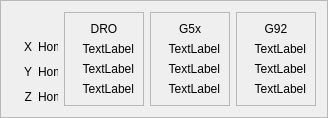
     <widget class="QFrame" name="frame_5">
      <property name="minimumSize">
       <size>
        <width>200</width>
        <height>0</height>
       </size>
      </property>
      <property name="frameShape">
       <enum>QFrame::StyledPanel</enum>
      </property>
      <property name="frameShadow">
       <enum>QFrame::Raised</enum>
      </property>
      <layout class="QGridLayout" name="gridLayout_4">
       <item row="1" column="0">
        <widget class="QLabel" name="label">
         <property name="minimumSize">
          <size>
           <width>0</width>
           <height>0</height>
          </size>
         </property>
         <property name="maximumSize">
          <size>
           <width>25</width>
           <height>16777215</height>
          </size>
         </property>
         <property name="text">
          <string>X</string>
         </property>
         <property name="alignment">
          <set>Qt::AlignRight|Qt::AlignTrailing|Qt::AlignVCenter</set>
         </property>
        </widget>
       </item>
       <item row="0" column="4" rowspan="4">
        <widget class="QFrame" name="frame_12">
         <property name="frameShape">
          <enum>QFrame::StyledPanel</enum>
         </property>
         <property name="frameShadow">
          <enum>QFrame::Raised</enum>
         </property>
         <layout class="QGridLayout" name="gridLayout_18">
          <item row="1" column="0">
           <widget class="QLabel" name="g92_lb_x">
            <property name="minimumSize">
             <size>
              <width>60</width>
              <height>0</height>
             </size>
            </property>
            <property name="text">
             <string>TextLabel</string>
            </property>
            <property name="alignment">
             <set>Qt::AlignRight|Qt::AlignTrailing|Qt::AlignVCenter</set>
            </property>
           </widget>
          </item>
          <item row="0" column="0">
           <widget class="QLabel" name="label_6">
            <property name="text">
             <string>G92</string>
            </property>
            <property name="alignment">
             <set>Qt::AlignCenter</set>
            </property>
           </widget>
          </item>
          <item row="2" column="0">
           <widget class="QLabel" name="g92_lb_y">
            <property name="minimumSize">
             <size>
              <width>60</width>
              <height>0</height>
             </size>
            </property>
            <property name="text">
             <string>TextLabel</string>
            </property>
            <property name="alignment">
             <set>Qt::AlignRight|Qt::AlignTrailing|Qt::AlignVCenter</set>
            </property>
           </widget>
          </item>
          <item row="3" column="0">
           <widget class="QLabel" name="g92_lb_z">
            <property name="minimumSize">
             <size>
              <width>60</width>
              <height>0</height>
             </size>
            </property>
            <property name="text">
             <string>TextLabel</string>
            </property>
            <property name="alignment">
             <set>Qt::AlignRight|Qt::AlignTrailing|Qt::AlignVCenter</set>
            </property>
           </widget>
          </item>
         </layout>
        </widget>
       </item>
       <item row="0" column="3" rowspan="4">
        <widget class="QFrame" name="frame_11">
         <property name="frameShape">
          <enum>QFrame::StyledPanel</enum>
         </property>
         <property name="frameShadow">
          <enum>QFrame::Raised</enum>
         </property>
         <layout class="QGridLayout" name="gridLayout_17">
          <item row="1" column="0">
           <widget class="QLabel" name="g5x_lb_x">
            <property name="minimumSize">
             <size>
              <width>60</width>
              <height>0</height>
             </size>
            </property>
            <property name="text">
             <string>TextLabel</string>
            </property>
            <property name="alignment">
             <set>Qt::AlignRight|Qt::AlignTrailing|Qt::AlignVCenter</set>
            </property>
           </widget>
          </item>
          <item row="0" column="0">
           <widget class="QLabel" name="label_5">
            <property name="text">
             <string>G5x</string>
            </property>
            <property name="alignment">
             <set>Qt::AlignCenter</set>
            </property>
           </widget>
          </item>
          <item row="2" column="0">
           <widget class="QLabel" name="g5x_lb_y">
            <property name="minimumSize">
             <size>
              <width>60</width>
              <height>0</height>
             </size>
            </property>
            <property name="text">
             <string>TextLabel</string>
            </property>
            <property name="alignment">
             <set>Qt::AlignRight|Qt::AlignTrailing|Qt::AlignVCenter</set>
            </property>
           </widget>
          </item>
          <item row="3" column="0">
           <widget class="QLabel" name="g5x_lb_z">
            <property name="minimumSize">
             <size>
              <width>60</width>
              <height>0</height>
             </size>
            </property>
            <property name="text">
             <string>TextLabel</string>
            </property>
            <property name="alignment">
             <set>Qt::AlignRight|Qt::AlignTrailing|Qt::AlignVCenter</set>
            </property>
           </widget>
          </item>
         </layout>
        </widget>
       </item>
       <item row="0" column="2" rowspan="4">
        <widget class="QFrame" name="frame_10">
         <property name="frameShape">
          <enum>QFrame::StyledPanel</enum>
         </property>
         <property name="frameShadow">
          <enum>QFrame::Raised</enum>
         </property>
         <layout class="QGridLayout" name="gridLayout_16">
          <item row="0" column="0">
           <widget class="QLabel" name="label_4">
            <property name="text">
             <string>DRO</string>
            </property>
            <property name="alignment">
             <set>Qt::AlignCenter</set>
            </property>
           </widget>
          </item>
          <item row="2" column="0">
           <widget class="QLabel" name="dro_lb_y">
            <property name="minimumSize">
             <size>
              <width>60</width>
              <height>0</height>
             </size>
            </property>
            <property name="text">
             <string>TextLabel</string>
            </property>
            <property name="alignment">
             <set>Qt::AlignRight|Qt::AlignTrailing|Qt::AlignVCenter</set>
            </property>
           </widget>
          </item>
          <item row="1" column="0">
           <widget class="QLabel" name="dro_lb_x">
            <property name="minimumSize">
             <size>
              <width>60</width>
              <height>0</height>
             </size>
            </property>
            <property name="text">
             <string>TextLabel</string>
            </property>
            <property name="alignment">
             <set>Qt::AlignRight|Qt::AlignTrailing|Qt::AlignVCenter</set>
            </property>
           </widget>
          </item>
          <item row="3" column="0">
           <widget class="QLabel" name="dro_lb_z">
            <property name="minimumSize">
             <size>
              <width>60</width>
              <height>0</height>
             </size>
            </property>
            <property name="text">
             <string>TextLabel</string>
            </property>
            <property name="alignment">
             <set>Qt::AlignRight|Qt::AlignTrailing|Qt::AlignVCenter</set>
            </property>
           </widget>
          </item>
         </layout>
        </widget>
       </item>
       <item row="3" column="0">
        <widget class="QLabel" name="label_3">
         <property name="minimumSize">
          <size>
           <width>20</width>
           <height>0</height>
          </size>
         </property>
         <property name="text">
          <string>Z</string>
         </property>
         <property name="alignment">
          <set>Qt::AlignRight|Qt::AlignTrailing|Qt::AlignVCenter</set>
         </property>
        </widget>
       </item>
       <item row="2" column="0">
        <widget class="QLabel" name="label_2">
         <property name="minimumSize">
          <size>
           <width>20</width>
           <height>0</height>
          </size>
         </property>
         <property name="text">
          <string>Y</string>
         </property>
         <property name="alignment">
          <set>Qt::AlignRight|Qt::AlignTrailing|Qt::AlignVCenter</set>
         </property>
        </widget>
       </item>
       <item row="1" column="1">
        <widget class="QLabel" name="home_lb_0">
         <property name="sizePolicy">
          <sizepolicy hsizetype="Minimum" vsizetype="Preferred">
           <horstretch>0</horstretch>
           <verstretch>0</verstretch>
          </sizepolicy>
         </property>
         <property name="maximumSize">
          <size>
           <width>20</width>
           <height>16777215</height>
          </size>
         </property>
         <property name="text">
          <string>Home</string>
         </property>
        </widget>
       </item>
       <item row="2" column="1">
        <widget class="QLabel" name="home_lb_1">
         <property name="sizePolicy">
          <sizepolicy hsizetype="Minimum" vsizetype="Preferred">
           <horstretch>0</horstretch>
           <verstretch>0</verstretch>
          </sizepolicy>
         </property>
         <property name="maximumSize">
          <size>
           <width>20</width>
           <height>16777215</height>
          </size>
         </property>
         <property name="text">
          <string>Home</string>
         </property>
        </widget>
       </item>
       <item row="3" column="1">
        <widget class="QLabel" name="home_lb_2">
         <property name="sizePolicy">
          <sizepolicy hsizetype="Minimum" vsizetype="Preferred">
           <horstretch>0</horstretch>
           <verstretch>0</verstretch>
          </sizepolicy>
         </property>
         <property name="maximumSize">
          <size>
           <width>20</width>
           <height>16777215</height>
          </size>
         </property>
         <property name="text">
          <string>Home</string>
         </property>
        </widget>
       </item>
      </layout>
     </widget>
